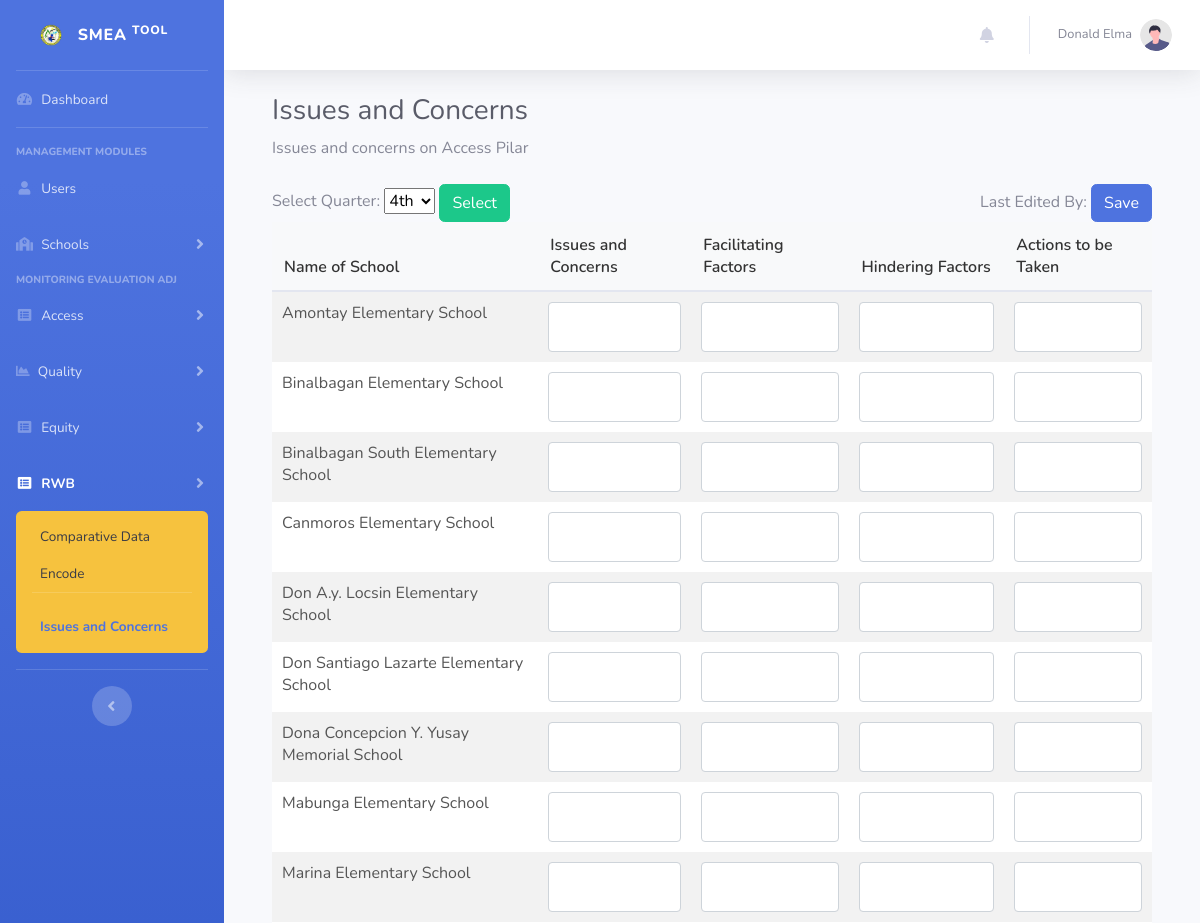
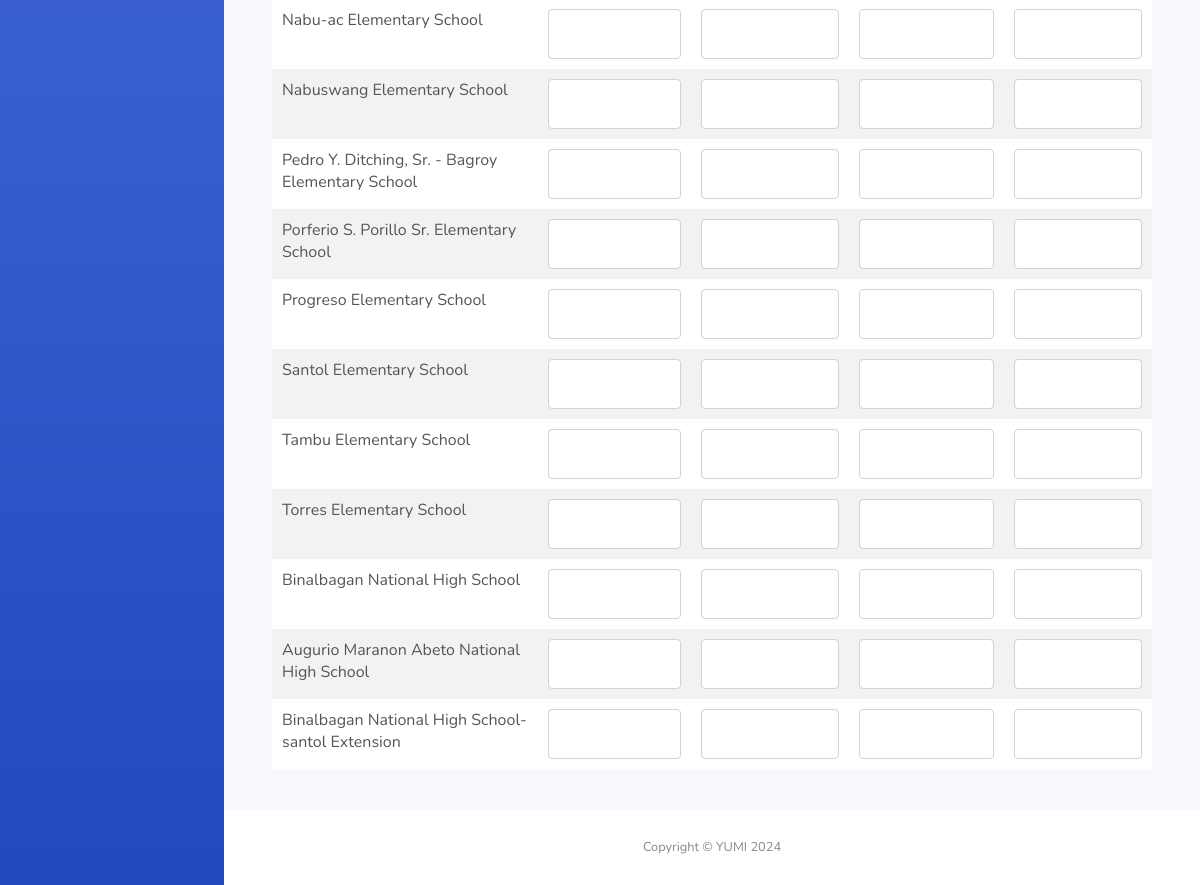
The app's page /rwbConcerns.php (signed in) with its own data (2 pictures, top to bottom).
### tables this page shows
CREATE TABLE IF NOT EXISTS `schools` (
  `id` int NOT NULL AUTO_INCREMENT,
  `name` text NOT NULL,
  `address` text,
  `updated_at` timestamp NULL DEFAULT CURRENT_TIMESTAMP ON UPDATE CURRENT_TIMESTAMP,
  `created_at` timestamp NULL DEFAULT CURRENT_TIMESTAMP,
  PRIMARY KEY (`id`)
);

### rwbConcerns.php (the view, shortened to what this page needs)
<?php
require_once "connection/db.php";
include_once('header.php');
$currentMonth = date('n');
$currentQuarter = ceil($currentMonth / 3);
if (isset($_POST['quarter'])) {
    $selectedQuarter = $_POST['quarter'];
} else {
    $selectedQuarter = $currentQuarter;
}
$existingData = [];
$lastUserSave = "";
$sql = "SELECT * FROM schools";
$schools = $conn->query($sql);
$inputTables = "";
if ($schools->num_rows > 0) {
    while($row = $schools->fetch_assoc()) {
        $school_id = $row['id'];
        $issues = $existingData[$school_id]['issues'] ?? '';
        $facilitating_factors = $existingData[$school_id]['facilitating_facts'] ?? '';
        $hindering_factors = $existingData[$school_id]['hindering_factors'] ?? '';
        $actions_to_be_taken = $existingData[$school_id]['actions_taken'] ?? '';
        $inputTables .= "
            <tr>
                <td>".$row["name"]."</td>
                <td><textarea class='form-control form-control-sm auto-resize' name='issues[".$school_id."]' ".(!empty($issues) ? "readonly" : "")." ondblclick='requestEdit(this)'>".$issues."</textarea></td>
                <td><textarea class='form-control form-control-sm auto-resize' name='facilitating_factors[".$school_id."]' ".(!empty($facilitating_factors) ? "readonly" : "")." ondblclick='requestEdit(this)'>".$facilitating_factors."</textarea></td>
                <td><textarea class='form-control form-control-sm auto-resize' name='hindering_factors[".$school_id."]' ".(!empty($hindering_factors) ? "readonly" : "")." ondblclick='requestEdit(this)'>".$hindering_factors."</textarea></td>
                <td><textarea class='form-control form-control-sm auto-resize' name='actions_to_be_taken[".$school_id."]' ".(!empty($actions_to_be_taken) ? "readonly" : "")." ondblclick='requestEdit(this)'>".$actions_to_be_taken."</textarea></td>
            </tr>
        ";
    }
}
?>
<body id="page-top">
    <div id="wrapper">
        <?php include_once "sidebar.php"; ?>
        <div id="content-wrapper" class="d-flex flex-column">
            <div id="content">
                <?php include_once "navbar.php"?>
                <div class="container-fluid">
                    <div class="container-fluid">
                    <h1 class="h3 mb-2 text-gray-800">Issues and Concerns</h1>
                    <p class="mb-4">Issues and concerns on Access Pilar</p>
                    <form action="rwbConcerns.php" method="post">
                        <div class="row">
                            <div class="col-md-6">
                                <label for="quarter">Select Quarter:</label>
                                <select id="quarter" name="quarter">
                                    <option value="4" <?php if ($selectedQuarter == 4) echo 'selected'; ?>>4th</option>
                                </select>
                                <button type="submit" class="btn btn-success" name="filter">Select</button>
                            </div>
                            <div class="col-md-6 text-right">
                                Last Edited By: <?php echo $lastUserSave;?>
                                <button type="submit" class="btn btn-primary" name="save">Save</button>
                            </div>
                        </div>
                        <table class="table">
                            <thead>
                                <tr>
                                    <th scope="col">Name of School</th>
                                    <th scope="col">Issues and Concerns</th>
                                    <th scope="col">Facilitating Factors</th>
                                    <th scope="col">Hindering Factors</th>
                                    <th scope="col">Actions to be Taken</th>
                                </tr>
                            </thead>
                            <tbody>
                                <?php echo str_replace('dynamicId', 'issues', $inputTables); ?>
                            </tbody>
                        </table>
                    </form>
                    <br>
                </div>
            </div>
            <footer class="sticky-footer bg-white">
                <div class="container my-auto">
                    <div class="copyright text-center my-auto">
                        <span>Copyright &copy; YUMI 2024</span>
                    </div>
                </div>
            </footer>
        </div>
    </div>
</body>
</html>

### rwbConcerns.php (style rules this page uses)
.table { border-collapse: collapse; width: 100%; background-color: #fff; }
.table thead th { font-weight: 600; background-color: #f8f9fa; color: #333; padding: 12px; }
.table tbody td { padding: 10px; color: #555; }
.table tbody tr:nth-child(odd) { background-color: #f2f2f2; }
.table th, .table td { border: none; }
.form-control { border-radius: 0.25rem; border: 1px solid #ced4da; box-shadow: none; }
.table .form-control { margin: 0; background-color: #fff; color: #495057; }
.auto-resize { min-height: 38px; overflow: hidden; resize: none; }

### records on screen
schools: name "Amontay Elementary School"
schools: name "Binalbagan Elementary School"
schools: name "Binalbagan South Elementary School"
schools: name "Canmoros Elementary School"
schools: name "Don A.y. Locsin Elementary School"
schools: name "Don Santiago Lazarte Elementary School"
schools: name "Dona Concepcion Y. Yusay Memorial School"
schools: name "Mabunga Elementary School"
schools: name "Marina Elementary School"
schools: name "Nabu-ac Elementary School"
schools: name "Nabuswang Elementary School"
schools: name "Pedro Y. Ditching, Sr. - Bagroy Elementary School"
schools: name "Porferio S. Porillo Sr. Elementary School"
schools: name "Progreso Elementary School"
schools: name "Santol Elementary School"
schools: name "Tambu Elementary School"
schools: name "Torres Elementary School"
schools: name "Binalbagan National High School"
schools: name "Augurio Maranon Abeto National High School"
schools: name "Binalbagan National High School-santol Extension"

### other values on screen
$_SESSION["fullname"] "Donald Elma"
